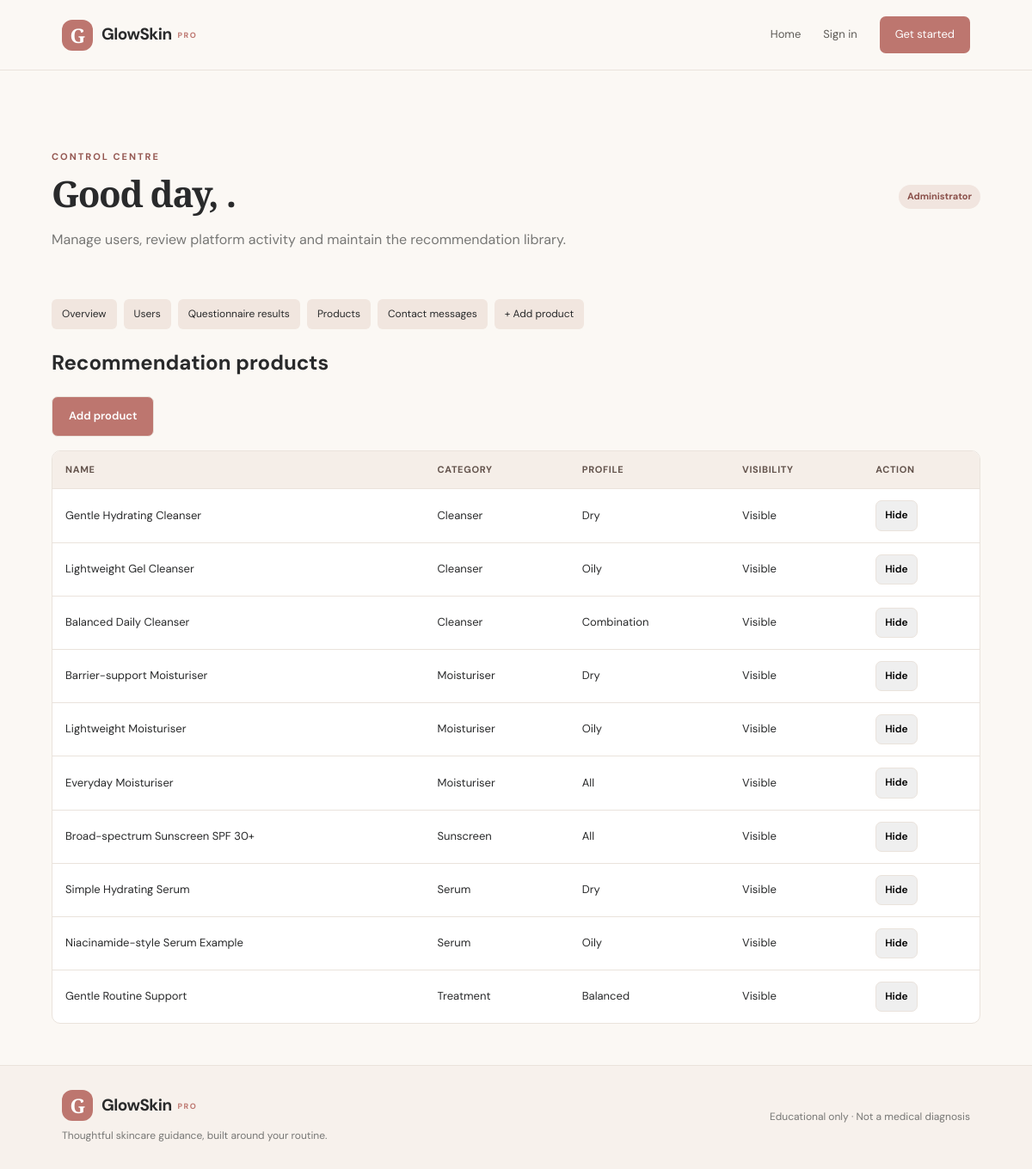
/admin_dashboard.php?view=products (signed in), run on the app's committed database.
### tables this page shows
CREATE TABLE IF NOT EXISTS products (
 id INT UNSIGNED AUTO_INCREMENT PRIMARY KEY,
 name VARCHAR(150) NOT NULL,
 category ENUM('Cleanser','Moisturiser','Sunscreen','Serum','Treatment') NOT NULL,
 skin_type ENUM('All','Dry','Oily','Combination','Balanced') NOT NULL DEFAULT 'All',
 description TEXT NOT NULL,
 usage_note TEXT NOT NULL,
 active TINYINT(1) NOT NULL DEFAULT 1,
 created_at TIMESTAMP NOT NULL DEFAULT CURRENT_TIMESTAMP
);

### config.php (called while the page is built, shortened)
<?php
function db(): PDO {
    static $pdo = null;
    if ($pdo === null) {
        $pdo = new PDO(
            'mysql:host=' . DB_HOST . ';dbname=' . DB_NAME . ';charset=utf8mb4',
            DB_USER, DB_PASS,
            [PDO::ATTR_ERRMODE => PDO::ERRMODE_EXCEPTION,
             PDO::ATTR_DEFAULT_FETCH_MODE => PDO::FETCH_ASSOC,
             PDO::ATTR_EMULATE_PREPARES => false]
        );
    }
    return $pdo;
}
function e(?string $value): string { return htmlspecialchars((string)$value, ENT_QUOTES, 'UTF-8'); }

### admin_dashboard.php (the view, shortened to what this page needs)
<?php
require 'config.php';require_admin();
$view=$_GET['view']??'overview';$counts=['users'=>(int)db()->query("SELECT COUNT(*) FROM users WHERE role='user'")->fetchColumn(),'analyses'=>(int)db()->query("SELECT COUNT(*) FROM analyses")->fetchColumn(),'products'=>(int)db()->query("SELECT COUNT(*) FROM products")->fetchColumn(),'messages'=>(int)db()->query("SELECT COUNT(*) FROM contact_messages")->fetchColumn()];
$page_title='Admin dashboard';require 'includes/header.php';
?>
<div class="container"><div class="dashboard-head"><div class="page-heading"><div class="eyebrow">Control centre</div><h1>Good day, <?=e($_SESSION['user_name'])?>.</h1><p>Manage users, review platform activity and maintain the recommendation library.</p></div><span class="pill">Administrator</span></div>
<div class="admin-links"><a href="admin_dashboard.php">Overview</a><a href="?view=users">Users</a><a href="?view=analyses">Questionnaire results</a><a href="?view=products">Products</a><a href="?view=messages">Contact messages</a><a href="admin_product.php">+ Add product</a></div>
<?php if($view==='overview'):?><div class="stats-grid"><?php foreach(['users'=>'Registered users','analyses'=>'Saved analyses','products'=>'Products','messages'=>'Messages'] as $k=>$label):?><article class="card stat"><strong><?=$counts[$k]?></strong><span><?=e($label)?></span></article><?php endforeach;?></div><div class="feature-grid"><article class="feature-card"><h3>User management</h3><p>Review registered accounts and block or reactivate user access.</p><a class="btn btn-small" href="?view=users">Manage users</a></article><article class="feature-card"><h3>Recommendation library</h3><p>Maintain product examples and their educational usage notes.</p><a class="btn btn-small" href="?view=products">Manage products</a></article><article class="feature-card"><h3>Contact inbox</h3><p>Review feedback and website support messages.</p><a class="btn btn-small" href="?view=messages">View messages</a></article></div>
<?php elseif($view==='products'):$rows=db()->query("SELECT * FROM products ORDER BY created_at DESC")->fetchAll();?><h2>Recommendation products</h2><p><a class="btn btn-primary" href="admin_product.php">Add product</a></p><div class="table-wrap"><table><thead><tr><th>Name</th><th>Category</th><th>Profile</th><th>Visibility</th><th>Action</th></tr></thead><tbody><?php foreach($rows as $r):?><tr><td><?=e($r['name'])?></td><td><?=e($r['category'])?></td><td><?=e($r['skin_type'])?></td><td><?=$r['active']?'Visible':'Hidden'?></td><td><form method="post" class="inline-form"><input type="hidden" name="csrf_token" value="<?=e(csrf_token())?>"><input type="hidden" name="id" value="<?=$r['id']?>"><input type="hidden" name="action" value="toggle_product"><input type="hidden" name="view" value="products"><button class="btn btn-small"><?=$r['active']?'Hide':'Show'?></button></form></td></tr><?php endforeach;?></tbody></table></div>
<?php else:?><div class="empty-state">Unknown admin section.</div><?php endif;?></div>
<?php require 'includes/footer.php';?>

### assets/css/style.css (style rules this page uses)
:root { --ink:#292a2b;--muted:#777775;--cream:#fbf8f4;--paper:#fff;--rose:#bd766f;--rose-dark:#955852;--blush:#f2e5e0;--line:#eae3dc;--green:#597969;--shadow:0 18px 50px rgba(52,40,32,.07) }
* { box-sizing:border-box }
body { margin:0;background:var(--cream);color:var(--ink);font-family:'DM Sans',sans-serif;line-height:1.6 }
a { color:inherit;text-decoration:none }
button,input,select,textarea { font:inherit }
button,.btn { cursor:pointer }
.nav-cta,.btn-primary { background:var(--rose);color:white!important;padding:11px 18px;border-radius:7px;border:0;display:inline-block }
.container { width:min(1120px,90%);margin:0 auto;padding:48px 0 }
.eyebrow { text-transform:uppercase;letter-spacing:.18em;font-size:11px;color:var(--rose-dark);font-weight:700 }
.hero h1,.page-heading h1 { font:600 clamp(36px,5vw,62px)/1.08 'Playfair Display',serif;letter-spacing:-.035em;margin:17px 0 }
.btn { padding:12px 19px;border-radius:7px;display:inline-block;font-weight:600;font-size:13px;border:1px solid var(--line) }
.btn-small { padding:7px 10px;font-size:12px }
.section-title h2,.page-heading h1 { font-family:'Playfair Display',serif;font-size:38px;line-height:1.2 }
.page-heading { padding:44px 0 20px }
.page-heading h1 { font-size:42px;margin:8px 0 }
.page-heading p { color:var(--muted);max-width:720px }
.pill { display:inline-block;border-radius:50px;background:#f1e5df;color:#8b514b;padding:5px 10px;font-size:11px;font-weight:700 }
.table-wrap { overflow:auto;border:1px solid var(--line);border-radius:10px;background:white }
table { border-collapse:collapse;width:100%;font-size:13px }
th,td { text-align:left;padding:13px 15px;border-bottom:1px solid var(--line);white-space:nowrap }
th { background:#f5eee8;color:#63534c;font-size:11px;text-transform:uppercase;letter-spacing:.06em }
tr:last-child td { border-bottom:0 }
.inline-form { display:inline }
.dashboard-head { display:flex;justify-content:space-between;align-items:center;gap:16px;flex-wrap:wrap }
.admin-links { display:flex;gap:8px;flex-wrap:wrap;margin:20px 0 }
.admin-links a { padding:8px 12px;background:#f1e6df;border-radius:6px;font-size:12px }

### data on the page
products: name "Gentle Hydrating Cleanser", category "Cleanser", skin_type "Dry", active "Visible"
products: name "Lightweight Gel Cleanser", category "Cleanser", skin_type "Oily", active "Visible"
products: name "Balanced Daily Cleanser", category "Cleanser", skin_type "Combination", active "Visible"
products: name "Barrier-support Moisturiser", category "Moisturiser", skin_type "Dry", active "Visible"
products: name "Lightweight Moisturiser", category "Moisturiser", skin_type "Oily", active "Visible"
products: name "Everyday Moisturiser", category "Moisturiser", skin_type "All", active "Visible"
products: name "Broad-spectrum Sunscreen SPF 30+", category "Sunscreen", skin_type "All", active "Visible"
products: name "Simple Hydrating Serum", category "Serum", skin_type "Dry", active "Visible"
products: name "Niacinamide-style Serum Example", category "Serum", skin_type "Oily", active "Visible"
products: name "Gentle Routine Support", category "Treatment", skin_type "Balanced", active "Visible"
